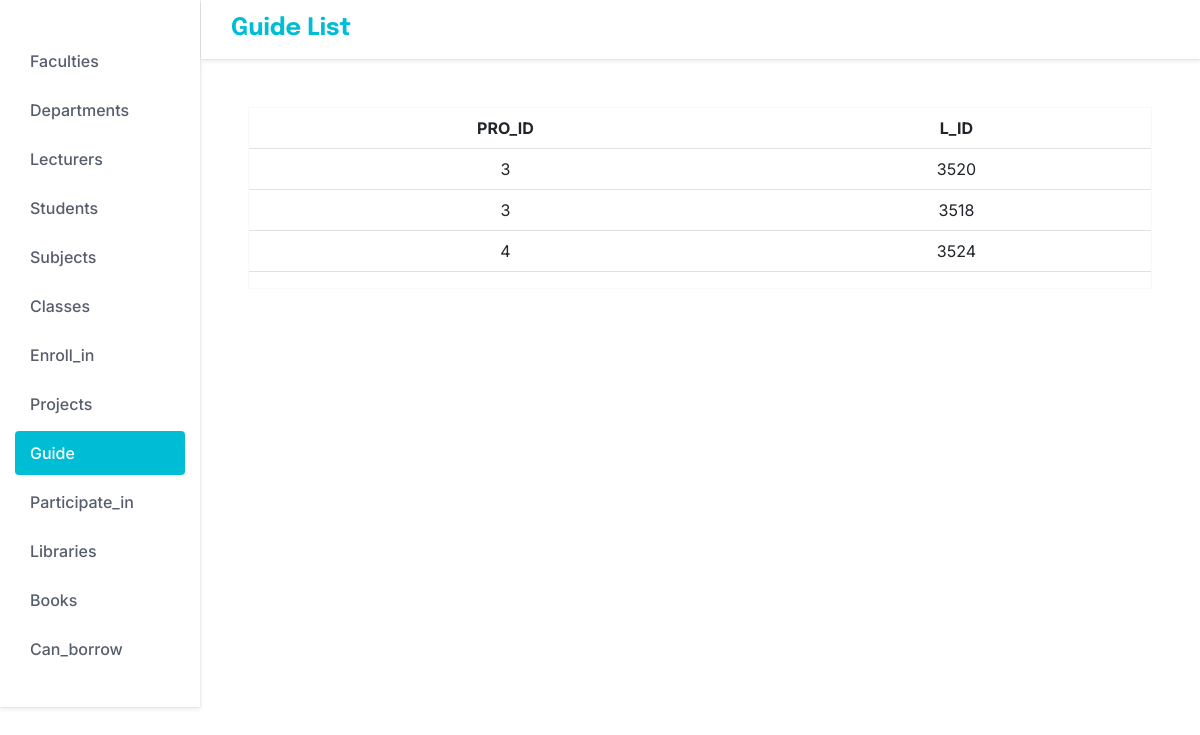
/guide, run on the app's committed database.
### tables this page shows
CREATE TABLE guide (
        pro_ID integer not null,
        l_ID integer not null,
        foreign key (l_ID) references lecturers (l_ID) on delete cascade on update cascade
        foreign key (pro_ID) references projects (pro_ID) on delete cascade on update cascade
    );

### app.py (the view)
@app.route("/guide")
def def_guide():
    results = db.session.query(guide).all()
    return render_template("guide.html", results = results)

### templates/guide.html (shortened to what this page needs)
<!DOCTYPE html>
<html lang="en">
  <head>
    <link
      href="https://cdn.jsdelivr.net/npm/bootstrap@5.2.2/dist/css/bootstrap.min.css"
      rel="stylesheet"
    />
    <link rel="stylesheet" href="/static/styles.css" />
  </head>
  <body>
    <div class="container-fluid m-0 p-0">
      <div class="row m-0">
        <div class="col-2 p-0">
          <nav class="sidenav pt-4">
            <ul class="list-unstyled sidenav-list">
              <li>
                <a href="{{ url_for('faculty')}}">
                  <span>Faculties</span>
                </a>
              </li>
              <li>
                <a href="{{ url_for('department')}}">
                  <span>Departments</span>
                </a>
              </li>
              <li>
                <a href="{{ url_for('lecturer')}}">
                  <span>Lecturers</span>
                </a>
              </li>
              <li>
                <a href="{{ url_for('student')}}">
                  <span>Students</span>
                </a>
              </li>
              <li>
                <a href="{{ url_for('subject')}}">
                  <span>Subjects</span>
                </a>
              </li>
              <li>
                <a href="{{ url_for('def_class')}}">
                  <span>Classes</span>
                </a>
              </li>
              <li>
                <a href="{{ url_for('def_enroll_in')}}">
                  <span>Enroll_in</span>
                </a>
              </li>
              <li>
                <a href="{{ url_for('project')}}">
                  <span>Projects</span>
                </a>
              </li>
              <li  class="active">
                <a href="{{ url_for('def_guide')}}">
                  <span>Guide</span>
                </a>
              </li>
              <li>
                <a href="{{ url_for('def_participate_in')}}">
                  <span>Participate_in</span>
                </a>
              </li>
              <li>
                <a href="{{ url_for('library')}}">
                  <span>Libraries</span>
                </a>
              </li>
              <li>
                <a href="{{ url_for('book')}}">
                  <span>Books</span>
                </a>
              </li>
              <li>
                <a href="{{ url_for('def_can_borrow')}}">
                  <span>Can_borrow</span>
                </a>
              </li>
            </ul>
          </nav>
        </div>
        <div class="content col p-0 overflow-hidden">
          <header id="header">
            <h1>Guide List</h1>
          </header>
          <main>
            <div class="border border-light text-center m-5">
              <table class="table">
                <thead>
                  <tr>
                    <th scope="col">PRO_ID</th>
                    <th scope="col">L_ID</th>
                  </tr>
                </thead>
                <tbody class="" id="table-mcp">
                  {% for r in results %}
                    <tr>
                      <td> {{ r.pro_ID }} </td>
                      <td> {{ r.l_ID }} </td>
                    </tr>
                  {% endfor %}
                </tbody>
              </table>
            </div>
          </main>
        </div>
      </div>
    </div>
  </body>
</html>

### data on the page
guide: pro_ID "3", l_ID "3520"
guide: pro_ID "3", l_ID "3518"
guide: pro_ID "4", l_ID "3524"
